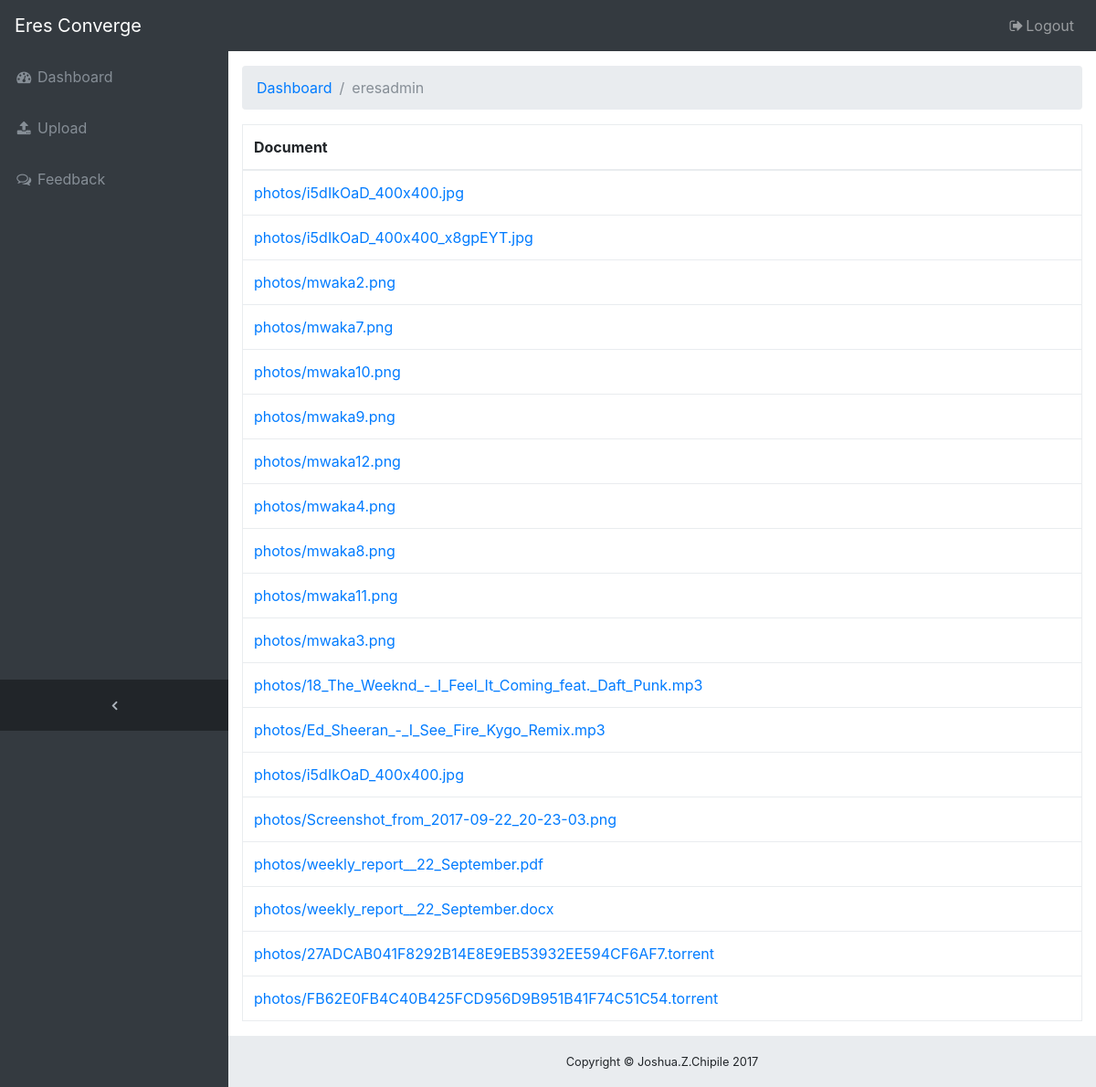
The page /dashboard/ (signed in) on the database its author committed.
### eresapp/models.py (models this page shows)
class Photo(models.Model):
    user_upload = Post.author
    title = models.CharField(max_length=255, blank=True)
    file = models.FileField(upload_to='photos/')
    uploaded_at = models.DateTimeField(auto_now_add=True)

### eresapp/views.py (the view)
# urls.py: url(r'^dashboard/$', views.dashboard, name='dashboard'),
@login_required(login_url='login')
def dashboard(request):
	document_list = Photo.objects.all()
        return render(request, 'site/dashboard.html', {'photos': document_list})

### eresapp/templates/site/dashboard.html
{% extends 'site/base3.html' %}
{% block content %}
      <ol class="breadcrumb">
        <li class="breadcrumb-item">
          <a href="#">Dashboard</a>
        </li>
        <li class="breadcrumb-item active">{{user.username}}</li>
      </ol>
      <table id="gallery" class="table table-bordered">
        <thead>
          <tr>
            <th>Document</th>
          </tr>
        </thead>
        <tbody>
          {% for photo in photos %}
            <tr>
              <td><a href="{{ photo.file.url }}">{{ photo.file.name }}</a></td>
            </tr>
          {% endfor %}
        </tbody>
      </table>
{% endblock  %}

### eresapp/static/css/sb-admin.css (style rules this page uses)
html { position: relative; min-height: 100%; }
body { overflow-x: hidden; }
body.sticky-footer { margin-bottom: 56px; }
body.fixed-nav { padding-top: 56px; }

### rows shown on the page
Photo: file.name "photos/i5dIkOaD_400x400.jpg"
Photo: file.name "photos/i5dIkOaD_400x400_x8gpEYT.jpg"
Photo: file.name "photos/mwaka2.png"
Photo: file.name "photos/mwaka7.png"
Photo: file.name "photos/mwaka10.png"
Photo: file.name "photos/mwaka9.png"
Photo: file.name "photos/mwaka12.png"
Photo: file.name "photos/mwaka4.png"
Photo: file.name "photos/mwaka8.png"
Photo: file.name "photos/mwaka11.png"
Photo: file.name "photos/mwaka3.png"
Photo: file.name "photos/18_The_Weeknd_-_I_Feel_It_Coming_feat._Daft_Punk.mp3"
Photo: file.name "photos/Ed_Sheeran_-_I_See_Fire_Kygo_Remix.mp3"
Photo: file.name "photos/i5dIkOaD_400x400.jpg"
Photo: file.name "photos/Screenshot_from_2017-09-22_20-23-03.png"
Photo: file.name "photos/weekly_report__22_September.pdf"
Photo: file.name "photos/weekly_report__22_September.docx"
Photo: file.name "photos/27ADCAB041F8292B14E8E9EB53932EE594CF6AF7.torrent"
Photo: file.name "photos/FB62E0FB4C40B425FCD956D9B951B41F74C51C54.torrent"

### other values the page prints
{{ user.username }} "eresadmin"
